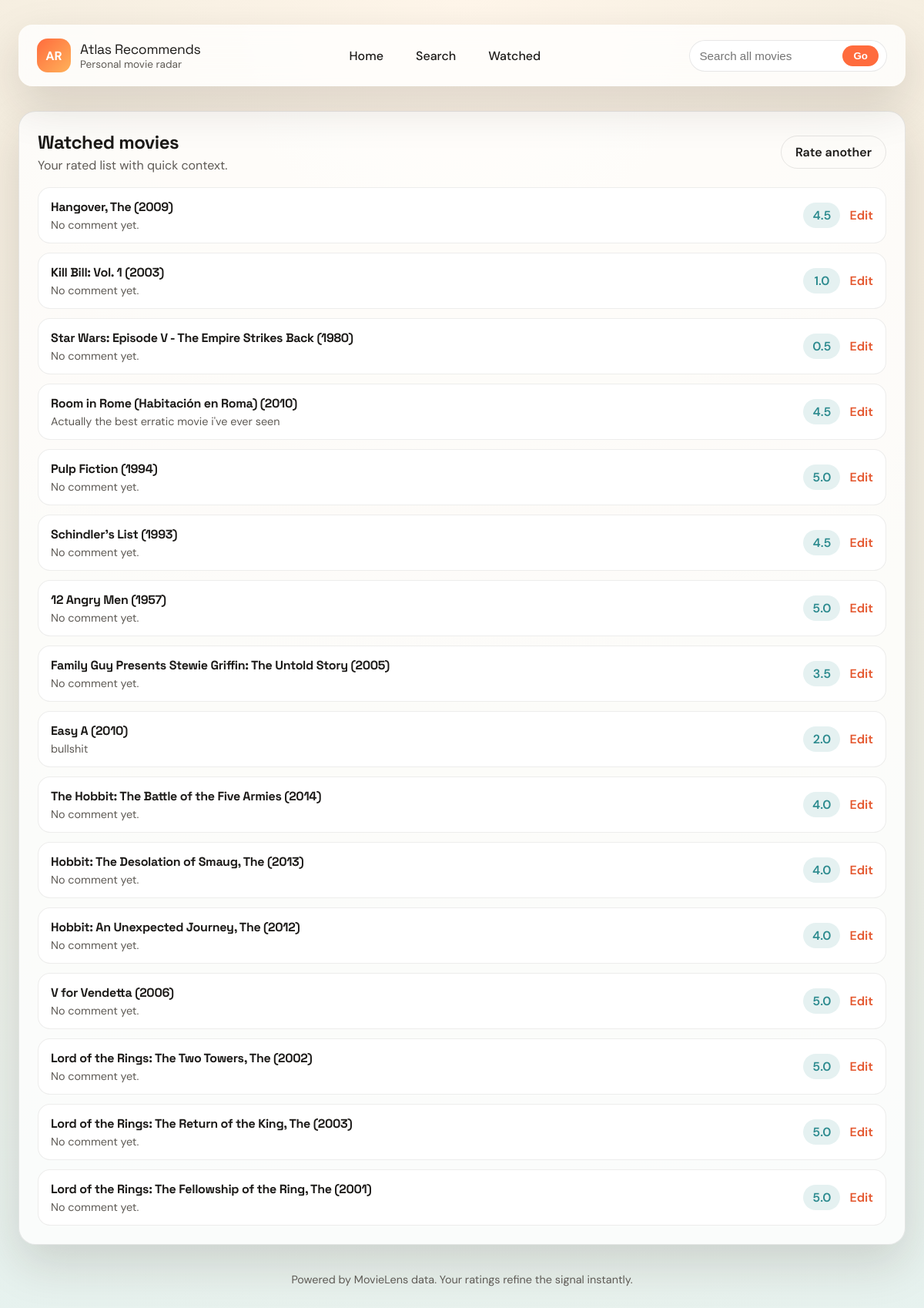
The page /watched/ on the database its author committed.
### movies/models.py (models this page shows, shortened)
class UserRating(models.Model):
    movie = models.OneToOneField(Movie, on_delete=models.CASCADE, related_name="user_rating")
    rating = models.FloatField()
    comment = models.TextField(blank=True)
    created_at = models.DateTimeField(auto_now_add=True)
    updated_at = models.DateTimeField(auto_now=True)
    class Meta:
        ordering = ["-updated_at"]

class Movie(models.Model):
    movie_id = models.IntegerField(unique=True)
    title = models.CharField(max_length=255)
    genres = models.CharField(max_length=255, blank=True)
    class Meta:
        ordering = ["title"]

### movies/views.py (the view)
# urls.py: path("watched/", views.watched_movies, name="watched_movies"),
def watched_movies(request):
    ratings = UserRating.objects.select_related("movie")
    context = {
        "ratings": ratings,
    }
    return render(request, "movies/watched.html", context)

### movies/templates/movies/watched.html
{% extends "movies/base.html" %}
{% block content %}
<section class="panel">
  <div class="panel-header">
    <div>
      <h2>Watched movies</h2>
      <p>Your rated list with quick context.</p>
    </div>
    <a class="button ghost" href="{% url 'movie_search' %}">Rate another</a>
  </div>
  <div class="rating-list">
    {% for rating in ratings %}
      <div class="rating-row">
        <div>
          <h3>{{ rating.movie.title }}</h3>
          <p>{{ rating.comment|default:"No comment yet." }}</p>
        </div>
        <div class="rating-meta">
          <span class="rating-pill">{{ rating.rating }}</span>
          <a class="link" href="{% url 'movie_detail' rating.movie.pk %}">Edit</a>
        </div>
      </div>
    {% empty %}
      <p class="muted">No watched movies yet. Rate a film to get started.</p>
    {% endfor %}
  </div>
</section>
{% endblock %}

### movies/static/css/styles.css (style rules this page uses)
:root { --bg: #f6f2ea; --bg-alt: #f0f7f4; --ink: #1c1a18; --muted: #5e5a55; --accent: #ff6b3d; --accent-dark: #e4572e; --teal: #2d8b8f; --panel: rgba(255, 255, 255, 0.78); --panel-strong: #ffffff; --border: rgba(28, 26, 24, 0.1); --shadow: 0 24px 60px rgba(37, 30, 20, 0.15); }
* { box-sizing: border-box; }
body { margin: 0; font-family: "DM Sans", system-ui, sans-serif; color: var(--ink); background: radial-gradient(circle at top, #fff6ea 0%, #f5eee0 35%, #e6f2ef 100%); min-height: 100vh; }
h1, h2, h3, .brand-title { font-family: "Space Grotesk", "DM Sans", system-ui, sans-serif; letter-spacing: -0.02em; }
a { color: inherit; text-decoration: none; }
.panel { background: var(--panel); border-radius: 22px; padding: 24px; border: 1px solid var(--border); box-shadow: var(--shadow); }
.panel-header { display: flex; align-items: center; justify-content: space-between; gap: 16px; margin-bottom: 18px; }
.panel-header h2 { margin: 0 0 4px; }
.panel-header p { margin: 0; color: var(--muted); }
.button, button { background: var(--accent); color: white; border: none; border-radius: 999px; padding: 10px 18px; font-weight: 600; cursor: pointer; transition: transform 0.2s ease, box-shadow 0.2s ease; }
.button.ghost { background: transparent; border: 1px solid var(--border); color: var(--ink); }
.rating-list { display: flex; flex-direction: column; gap: 12px; }
.rating-row { display: flex; justify-content: space-between; align-items: center; padding: 14px 16px; border-radius: 16px; background: white; border: 1px solid rgba(28, 26, 24, 0.08); }
.rating-row h3 { margin: 0 0 4px; font-size: 1rem; }
.rating-row p { margin: 0; color: var(--muted); font-size: 0.9rem; }
.rating-pill { display: inline-flex; align-items: center; justify-content: center; min-width: 48px; padding: 6px 12px; background: rgba(45, 139, 143, 0.12); color: var(--teal); border-radius: 999px; font-weight: 600; }
.rating-meta { display: flex; align-items: center; gap: 12px; }
.link { color: var(--accent-dark); font-weight: 600; }

### rows shown on the page
UserRating: movie "Hangover, The (2009)", comment "No comment yet.", rating "4.5"
UserRating: movie "Kill Bill: Vol. 1 (2003)", comment "No comment yet.", rating "1.0"
UserRating: movie "Star Wars: Episode V - The Empire Strikes Back (1980)", comment "No comment yet.", rating "0.5"
UserRating: movie "Room in Rome (Habitación en Roma) (2010)", comment "Actually the best erratic movie i've ever seen", rating "4.5"
UserRating: movie "Pulp Fiction (1994)", comment "No comment yet.", rating "5.0"
UserRating: movie "Schindler's List (1993)", comment "No comment yet.", rating "4.5"
UserRating: movie "12 Angry Men (1957)", comment "No comment yet.", rating "5.0"
UserRating: movie "Family Guy Presents Stewie Griffin: The Untold Story (2005)", comment "No comment yet.", rating "3.5"
UserRating: movie "Easy A (2010)", comment "bullshit", rating "2.0"
UserRating: movie "The Hobbit: The Battle of the Five Armies (2014)", comment "No comment yet.", rating "4.0"
UserRating: movie "Hobbit: The Desolation of Smaug, The (2013)", comment "No comment yet.", rating "4.0"
UserRating: movie "Hobbit: An Unexpected Journey, The (2012)", comment "No comment yet.", rating "4.0"
UserRating: movie "V for Vendetta (2006)", comment "No comment yet.", rating "5.0"
UserRating: movie "Lord of the Rings: The Two Towers, The (2002)", comment "No comment yet.", rating "5.0"
UserRating: movie "Lord of the Rings: The Return of the King, The (2003)", comment "No comment yet.", rating "5.0"
UserRating: movie "Lord of the Rings: The Fellowship of the Ring, The (2001)", comment "No comment yet.", rating "5.0"
